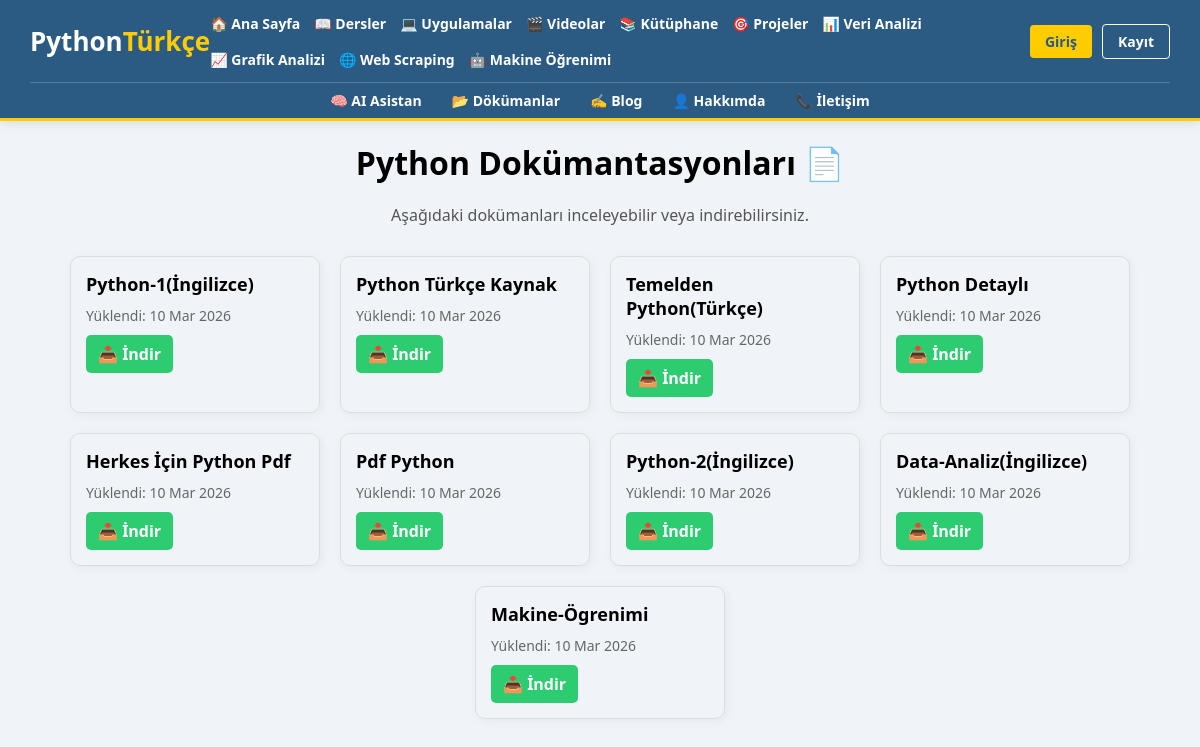
The page /dokumanlar/ on the database its author committed.
### blog/models.py (models this page shows, shortened)
class Dokuman(models.Model):
    baslik = models.CharField(max_length=255)
    pdf = models.FileField(upload_to='dokumanlar/')
    olusturma_tarihi = models.DateTimeField(auto_now_add=True)

### blog/views.py (the view)
# urls.py: path('dokumanlar/', views.dokumanlar, name='dokumanlar'),
def dokumanlar(request):
    docs = Dokuman.objects.all()
    return render(request, 'blog/dokumanlar.html', {'dokumanlar': docs})

### blog/templates/blog/dokumanlar.html (shortened to what this page needs)
{% extends 'blog/base.html' %}
{% block content %}
<h1 style="text-align: center; margin-bottom: 20px;">Python Dokümantasyonları 📄</h1>
<p style="text-align: center; font-size: 16px; color: #555;">
    Aşağıdaki dokümanları inceleyebilir veya indirebilirsiniz.
</p>
{% if dokumanlar %}
    <div style="display: flex; flex-wrap: wrap; gap: 20px; justify-content: center; margin-top: 30px;">
        {% for d in dokumanlar %}
            <div style="border: 1px solid #ddd; padding: 15px; width: 250px; border-radius: 10px; box-shadow: 2px 2px 10px rgba(0,0,0,0.05);">
                <h3 style="font-size: 18px; margin-bottom: 10px;">{{ d.baslik }}</h3>
                <p style="font-size: 14px; color: #666;">Yüklendi: {{ d.olusturma_tarihi|date:"d M Y" }}</p>
                <a href="{{ d.pdf.url }}" target="_blank" style="display: inline-block; margin-top: 10px; background-color: #2ecc71; color: white; padding: 8px 12px; border-radius: 5px; text-decoration: none; font-weight: bold;">📥 İndir</a>
            </div>
        {% endfor %}
    </div>
{% else %}
    <p style="text-align: center; margin-top: 50px; color: #888;">Henüz doküman yüklenmemiş.</p>
{% endif %}
{% endblock %}

### blog/templates/blog/base.html (shortened to what this page needs)
{% load static %}
<!DOCTYPE html>
<html lang="tr">
<head>
</head>
<body>
<nav class="navbar">
<div class="nav-container">
<div class="top-nav">
<div class="logo">
<a href="/">Python<span>Türkçe</span></a>
</div>
<ul class="nav-menu">
<li><a href="/">🏠 Ana Sayfa</a></li>
<li><a href="/dersler/">📖 Dersler</a></li>
<li><a href="/uygulamalar/">💻 Uygulamalar</a></li>
<li><a href="/videolar/">🎬 Videolar</a></li>
<li><a href="/kod-kutuphanesi/">📚 Kütüphane</a></li>
<li><a href="/projeler/">🎯 Projeler</a></li>
<li><a href="/veri-analizi/">📊 Veri Analizi</a></li>
<li><a href="/grafik-analizi/">📈 Grafik Analizi</a></li>
<li><a href="/web-scraping/">🌐 Web Scraping</a></li>
<li><a href="/makine-ogrenimi/">🤖 Makine Öğrenimi</a></li>
</ul>
<div class="nav-buttons">
{% if user.is_authenticated %}
<span style="color:white;font-size:14px;">
{{user.username}}
</span>
<form action="{% url 'logout' %}" method="post">
{% csrf_token %}
<button type="submit"
style="background:#ff4d4d;border:none;color:white;padding:7px 15px;border-radius:4px;">
Çıkış
</button>
</form>
{% else %}
<a href="{% url 'login' %}" class="btn-main login">Giriş</a>
<a href="{% url 'register' %}" class="btn-main register">Kayıt</a>
{% endif %}
</div>
</div>
<div class="bottom-nav">
<a href="{% url 'ai' %}">🧠 AI Asistan</a>
<a href="/dokumanlar/">📂 Dökümanlar</a>
<a href="/blog/">✍️ Blog</a>
<a href="/hakkimda/">👤 Hakkımda</a>
<a href="/iletisim/">📞 İletişim</a>
</div>
</div>
</nav>
<div style="padding:20px;">
{% block content %}
{% endblock %}
</div>
</body>
</html>

### blog/templates/blog/base.html (style rules this page uses)
* { margin:0;padding:0;box-sizing:border-box; }
body { font-family:'Segoe UI',Tahoma,sans-serif; background:#f0f4f8; }
.navbar { background:#2b5b83; border-bottom:3px solid #ffcc00; box-shadow:0 2px 10px rgba(0,0,0,0.1); }
.nav-container { width:95%; max-width:1600px; margin:auto; }
.top-nav { display:flex; justify-content:space-between; align-items:center; padding:12px 0; }
.logo a { color:white; font-size:26px; font-weight:800; text-decoration:none; }
.logo span { color:#ffcc00; }
.nav-menu { display:flex; gap:14px; list-style:none; flex-wrap:wrap; }
.nav-menu a { color:white; text-decoration:none; font-weight:600; font-size:14px; transition:0.3s; }
.bottom-nav { border-top:1px solid rgba(255,255,255,0.2); padding:8px 0; display:flex; justify-content:center; gap:30px; }
.bottom-nav a { color:white; text-decoration:none; font-size:14px; font-weight:600; }
.nav-buttons { display:flex; gap:10px; align-items:center; }
.btn-main { text-decoration:none; font-weight:bold; font-size:14px; padding:7px 15px; border-radius:4px; transition:0.3s; }
.login { background:#ffcc00; color:#2b5b83; }
.register { border:1px solid white; color:white; }

### rows shown on the page
Dokuman: baslik "Python-1(İngilizce)", olusturma_tarihi "10 Mar 2026"
Dokuman: baslik "Python Türkçe Kaynak", olusturma_tarihi "10 Mar 2026"
Dokuman: baslik "Temelden Python(Türkçe)", olusturma_tarihi "10 Mar 2026"
Dokuman: baslik "Python Detaylı", olusturma_tarihi "10 Mar 2026"
Dokuman: baslik "Herkes İçin Python Pdf", olusturma_tarihi "10 Mar 2026"
Dokuman: baslik "Pdf Python", olusturma_tarihi "10 Mar 2026"
Dokuman: baslik "Python-2(İngilizce)", olusturma_tarihi "10 Mar 2026"
Dokuman: baslik "Data-Analiz(İngilizce)", olusturma_tarihi "10 Mar 2026"
Dokuman: baslik "Makine-Ögrenimi", olusturma_tarihi "10 Mar 2026"
